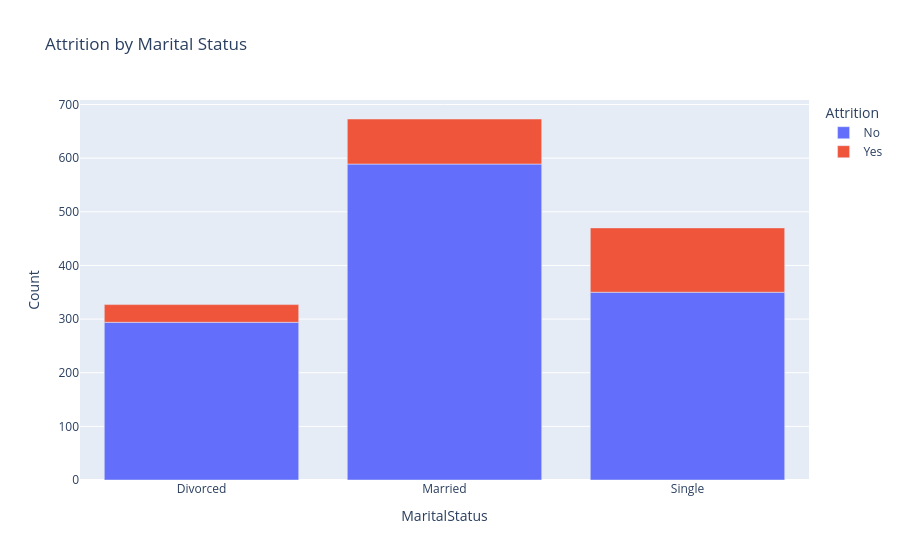

Notebook code cell kept with this figure:
### Code cell
# Attrition by Marital Status

marital = df.groupby(['MaritalStatus','Attrition']).size().reset_index(name='Count')

fig = px.bar(marital, x='MaritalStatus', y='Count',
             color='Attrition',
             title='Attrition by Marital Status')

fig.show()

### Figure 1 — Plotly figure (JSON) as saved in the notebook; plotly's stock layout.template omitted (floating-point values rounded to 4 significant figures)
{"data": [{"hovertemplate": "Attrition=No<br>MaritalStatus=%{x}<br>Count=%{y}<extra></extra>", "legendgroup": "No", "marker": {"color": "#636efa", "pattern": {"shape": ""}}, "name": "No", "orientation": "v", "showlegend": true, "textposition": "auto", "type": "bar", "x": ["Divorced", "Married", "Single"], "xaxis": "x", "y": [294, 589, 350], "yaxis": "y"}, {"hovertemplate": "Attrition=Yes<br>MaritalStatus=%{x}<br>Count=%{y}<extra></extra>", "legendgroup": "Yes", "marker": {"color": "#EF553B", "pattern": {"shape": ""}}, "name": "Yes", "orientation": "v", "showlegend": true, "textposition": "auto", "type": "bar", "x": ["Divorced", "Married", "Single"], "xaxis": "x", "y": [33, 84, 120], "yaxis": "y"}], "layout": {"barmode": "relative", "legend": {"title": {"text": "Attrition"}, "tracegroupgap": 0}, "title": {"text": "Attrition by Marital Status"}, "xaxis": {"anchor": "y", "domain": [0, 1], "title": {"text": "MaritalStatus"}}, "yaxis": {"anchor": "x", "domain": [0, 1], "title": {"text": "Count"}}}}
